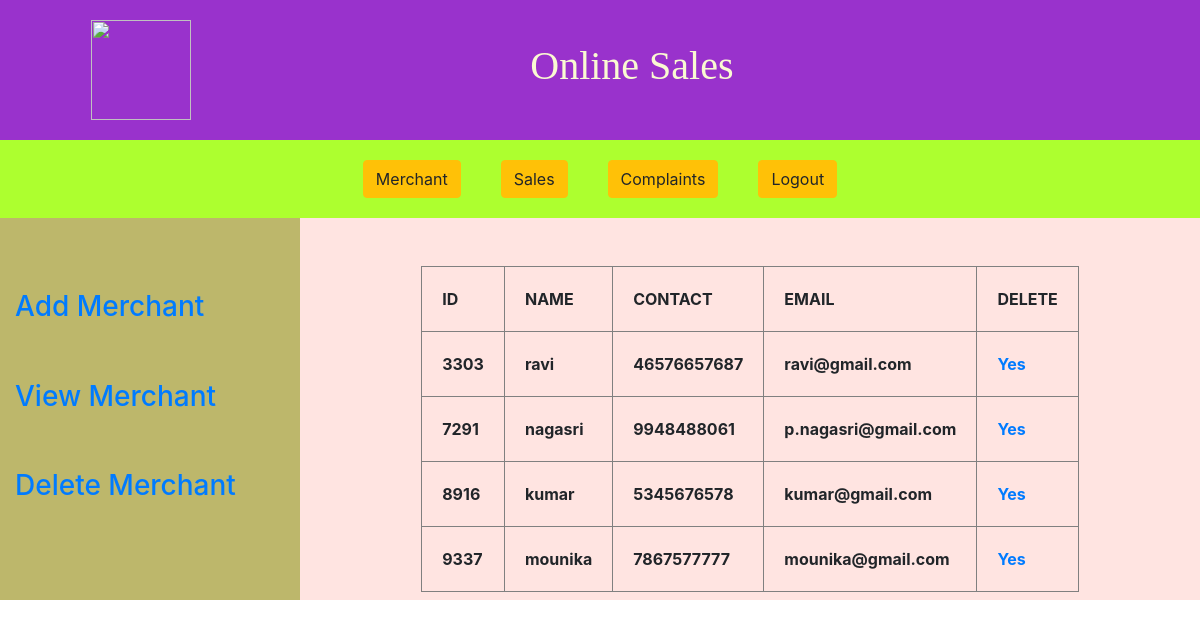
Screenshot of /viewmerchant/ with the database file from the repository.
### adminapp/models.py (models this page shows)
class Merchant(models.Model):
    id=models.IntegerField(primary_key=True)
    name=models.CharField(max_length=30)
    contactno=models.IntegerField()
    emailid=models.EmailField(unique=True)
    password=models.CharField(max_length=30)

### adminapp/views.py (the view)
# urls.py: path('viewmerchant/',views.viewmerchant,name="viewmerchant"),
def viewmerchant(request):
    v=Merchant.objects.all()
    return render(request,"viewmerchant.html",{"data":v})

### templates/viewmerchant.html (shortened to what this page needs)
{% include 'header.html' %}
{% include 'navigation.html' %}
<div class="container-fluid" >
  <div class="row content">
    <div class="col-sm-3 sidenav" style="background-color:darkkhaki;color: mistyrose" >
        <div>
      <br><br><br>
        <h3><a href="{% url 'addmerchant'%}"> Add Merchant</a></h3><br><br>
        <h3><a href="{% url 'viewmerchant'%}"> View Merchant</a></h3><br><br>
        <h3><a href="{% url 'deletemerchant'%}"> Delete Merchant</a></h3><br><br><br>
            </div>
    </div>
      <div class="col-sm-9" style="background-color: mistyrose">
            <br><br>
              <table cellpadding="20%" align="center" border="1" style="margin-top: 0%">
                  <tr>
                      <th>ID</th>
                      <th>NAME</th>
                      <th>CONTACT</th>
                      <th>EMAIL</th>
                      <th>DELETE</th>
                  </tr>
                   {% for x in data %}
                  <tr>
                          <th>{{ x.id }}</th>
                          <th>{{ x.name }}</th>
                          <th>{{ x.contactno }}</th>
                          <th>{{ x.emailid }}</th>
                       <th>
                       <a href="{% url 'delmerc' %}"{{ x.id }}>Yes</a>
                       </th>
                      {% endfor %}
                  </tr>
              </table>
      </div>
  </div>
</div>

### templates/header.html (shortened to what this page needs)
{% load staticfiles %}
<!doctype html>
<html lang="en">
  <head>
    <link rel="stylesheet" href="https://stackpath.bootstrapcdn.com/bootstrap/4.3.1/css/bootstrap.min.css">
  </head>
  <body>
    <div  style="background-color: darkorchid;color:lightgoldenrodyellow;font-family: Algerian">
        <table cellpadding="20%" cellspacing="80%" padding="30%" width="100%">
            <tr>
                <th >
                    <img src="{% static 'images/p1.png' %}" style="margin-left: 20%" width="100" height="100">
                </th>
                <th></th>
                <th>
                    <h1  style="margin-left: 0%">Online Sales</h1>
                </th>
            </tr>
        </table>
        </div>
  </body>
</html>

### templates/navigation.html
<div style="background-color: greenyellow">
<table cellpadding="20%" cellspacing="20%" align="center" >
    <tr>
        <th>
            <button type="button" class="btn btn-warning">Merchant</button>
        </th>
        <th>
            <button type="button" class="btn btn-warning">Sales</button>
        </th>
        <th>
            <button type="button" class="btn btn-warning">Complaints</button>
        </th>
        <th>
            <a href="{% url 'adminlogin' %}" class="btn btn-warning">Logout</a>
        </th>
    </tr>
</table>
</div>

### templates/header.html (style rules this page uses)
body { margin-left: 10%; margin-top: 10%; margin-right: 10%; }

### rows the page displays
Merchant: id "3303", name "ravi", contactno "46576657687", emailid "ravi@gmail.com"
Merchant: id "7291", name "nagasri", contactno "9948488061", emailid "p.nagasri@gmail.com"
Merchant: id "8916", name "kumar", contactno "5345676578", emailid "kumar@gmail.com"
Merchant: id "9337", name "mounika", contactno "7867577777", emailid "mounika@gmail.com"
